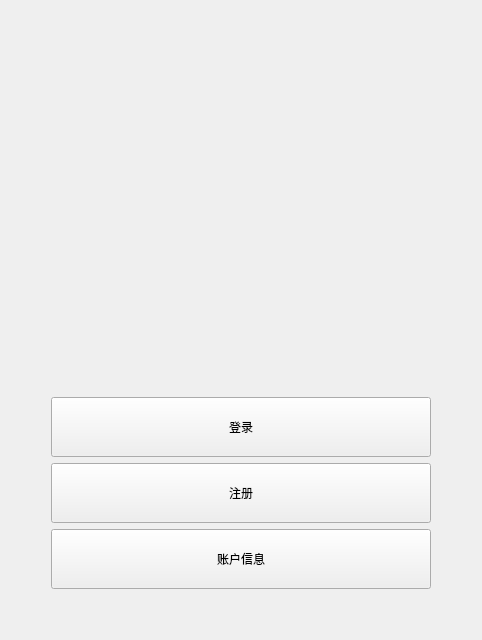
          <widget class="QWidget" name="mainMenuPage">
           <property name="sizePolicy">
            <sizepolicy hsizetype="Expanding" vsizetype="Expanding">
             <horstretch>0</horstretch>
             <verstretch>0</verstretch>
            </sizepolicy>
           </property>
           <layout class="QVBoxLayout" name="mainMenuLayout">
            <item>
             <layout class="QHBoxLayout" name="horizontalLayout_7">
              <item>
               <spacer name="horizontalSpacer_2">
                <property name="orientation">
                 <enum>Qt::Horizontal</enum>
                </property>
                <property name="sizeHint" stdset="0">
                 <size>
                  <width>40</width>
                  <height>20</height>
                 </size>
                </property>
               </spacer>
              </item>
              <item>
               <layout class="QVBoxLayout" name="verticalLayout_12">
                <item>
                 <spacer name="verticalSpacer_23">
                  <property name="orientation">
                   <enum>Qt::Vertical</enum>
                  </property>
                  <property name="sizeHint" stdset="0">
                   <size>
                    <width>20</width>
                    <height>40</height>
                   </size>
                  </property>
                 </spacer>
                </item>
                <item>
                 <widget class="QWidget" name="horizontalWidget" native="true">
                  <property name="minimumSize">
                   <size>
                    <width>0</width>
                    <height>10</height>
                   </size>
                  </property>
                  <layout class="QHBoxLayout" name="horizontalLayout_5_2">
                   <item>
                    <spacer name="horizontalSpacer_3">
                     <property name="orientation">
                      <enum>Qt::Horizontal</enum>
                     </property>
                     <property name="sizeHint" stdset="0">
                      <size>
                       <width>40</width>
                       <height>20</height>
                      </size>
                     </property>
                    </spacer>
                   </item>
                   <item>
                    <widget class="QLabel" name="loginGifLabel_2">
                     <property name="minimumSize">
                      <size>
                       <width>282</width>
                       <height>282</height>
                      </size>
                     </property>
                     <property name="text">
                      <string/>
                     </property>
                    </widget>
                   </item>
                   <item>
                    <spacer name="horizontalSpacer_6">
                     <property name="orientation">
                      <enum>Qt::Horizontal</enum>
                     </property>
                     <property name="sizeHint" stdset="0">
                      <size>
                       <width>40</width>
                       <height>20</height>
                      </size>
                     </property>
                    </spacer>
                   </item>
                  </layout>
                 </widget>
                </item>
                <item>
                 <spacer name="verticalSpacer_6">
                  <property name="orientation">
                   <enum>Qt::Vertical</enum>
                  </property>
                  <property name="sizeType">
                   <enum>QSizePolicy::Fixed</enum>
                  </property>
                  <property name="sizeHint" stdset="0">
                   <size>
                    <width>20</width>
                    <height>40</height>
                   </size>
                  </property>
                 </spacer>
                </item>
                <item>
                 <widget class="QPushButton" name="loginButton">
                  <property name="sizePolicy">
                   <sizepolicy hsizetype="Minimum" vsizetype="Minimum">
                    <horstretch>0</horstretch>
                    <verstretch>0</verstretch>
                   </sizepolicy>
                  </property>
                  <property name="minimumSize">
                   <size>
                    <width>240</width>
                    <height>60</height>
                   </size>
                  </property>
                  <property name="maximumSize">
                   <size>
                    <width>16777215</width>
                    <height>16777215</height>
                   </size>
                  </property>
                  <property name="text">
                   <string>登录</string>
                  </property>
                 </widget>
                </item>
                <item>
                 <widget class="QPushButton" name="registerButton">
                  <property name="minimumSize">
                   <size>
                    <width>240</width>
                    <height>60</height>
                   </size>
                  </property>
                  <property name="maximumSize">
                   <size>
                    <width>16777215</width>
                    <height>16777215</height>
                   </size>
                  </property>
                  <property name="text">
                   <string>注册</string>
                  </property>
                 </widget>
                </item>
                <item>
                 <widget class="QPushButton" name="accountSettingsButton">
                  <property name="minimumSize">
                   <size>
                    <width>240</width>
                    <height>60</height>
                   </size>
                  </property>
                  <property name="maximumSize">
                   <size>
                    <width>16777215</width>
                    <height>16777215</height>
                   </size>
                  </property>
                  <property name="text">
                   <string>账户信息</string>
                  </property>
                 </widget>
                </item>
                <item>
                 <spacer name="verticalSpacer_7">
                  <property name="orientation">
                   <enum>Qt::Vertical</enum>
                  </property>
                  <property name="sizeHint" stdset="0">
                   <size>
                    <width>20</width>
                    <height>40</height>
                   </size>
                  </property>
                 </spacer>
                </item>
               </layout>
              </item>
              <item>
               <spacer name="horizontalSpacer_4">
                <property name="orientation">
                 <enum>Qt::Horizontal</enum>
                </property>
                <property name="sizeHint" stdset="0">
                 <size>
                  <width>40</width>
                  <height>20</height>
                 </size>
                </property>
               </spacer>
              </item>
             </layout>
            </item>
           </layout>
          </widget>
